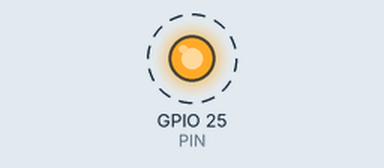
Recording of a program running on a simulated Raspberry Pi (BCM pin numbers). On the bench: output pins drawn as LEDs (lit = HIGH). Dashed ring = blinking.

Above: at 0.2 s.
Timing chart, 0 to 3.0 s (numbered marks = the images above):
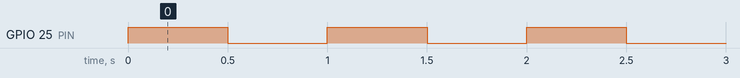

The program:

04-01-led.py
```python
import RPi.GPIO as GPIO
from time import sleep

PIN = 25
INTERVAL_SEC = 0.5

GPIO.setmode(GPIO.BCM)
GPIO.setup(PIN, GPIO.OUT)

while True:
    GPIO.output(PIN, not GPIO.input(PIN))
    sleep(INTERVAL_SEC)
```

Measured:
- by itself, GPIO 25 (PIN): alternates HIGH for 0.50 s and LOW for 0.50 s
